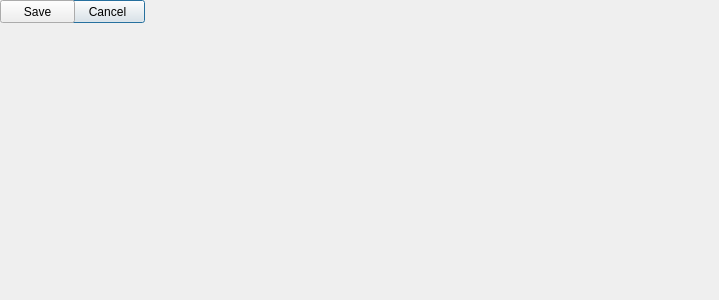
<?xml version="1.0" encoding="UTF-8"?>
<ui version="4.0">
 <class>CropDialog</class>
 <widget class="QDialog" name="CropDialog">
  <property name="geometry">
   <rect>
    <x>0</x>
    <y>0</y>
    <width>719</width>
    <height>300</height>
   </rect>
  </property>
  <property name="windowTitle">
   <string>Dialog</string>
  </property>
  <widget class="QPushButton" name="CancelButton">
   <property name="geometry">
    <rect>
     <x>70</x>
     <y>0</y>
     <width>75</width>
     <height>23</height>
    </rect>
   </property>
   <property name="text">
    <string>Cancel</string>
   </property>
  </widget>
  <widget class="QPushButton" name="saveButton">
   <property name="geometry">
    <rect>
     <x>0</x>
     <y>0</y>
     <width>75</width>
     <height>23</height>
    </rect>
   </property>
   <property name="text">
    <string>Save</string>
   </property>
  </widget>
 </widget>
 <resources/>
 <connections/>
</ui>
